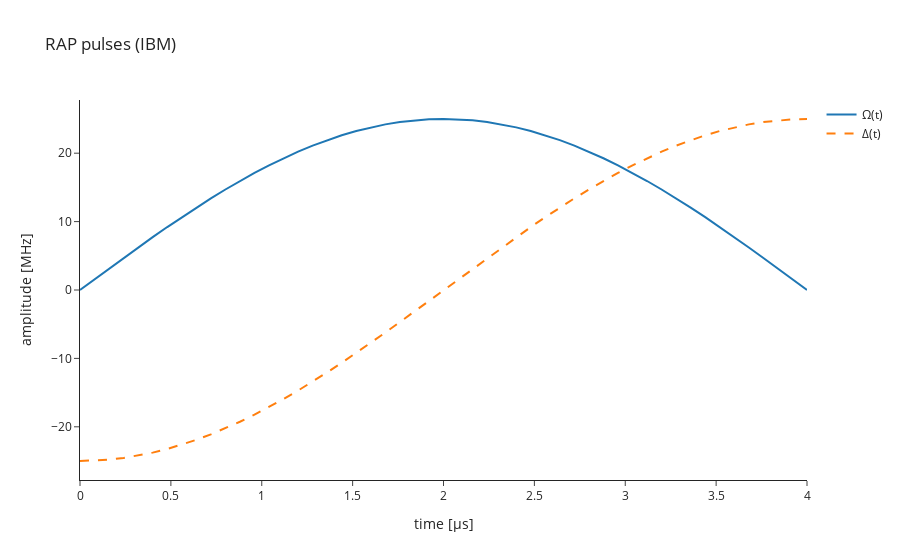
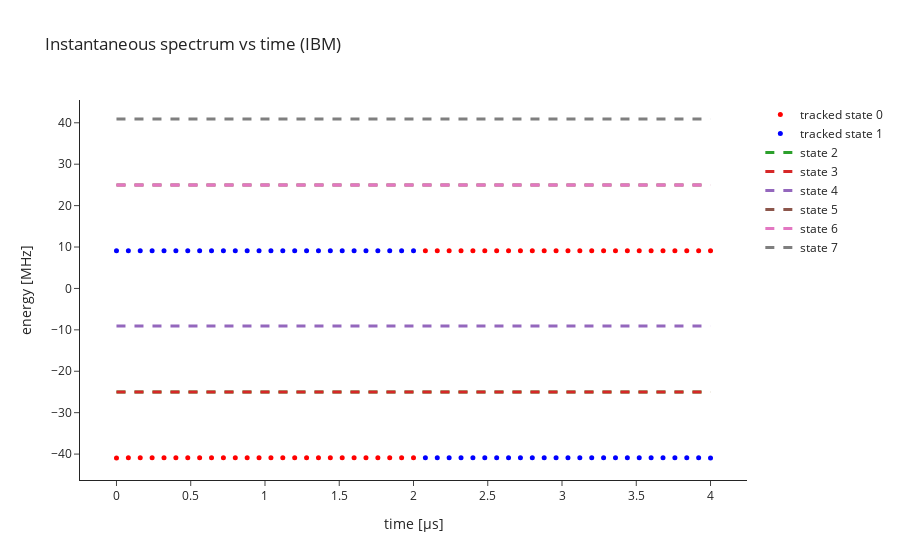

Here is the notebook cell these charts were saved with, in order:
### Code cell
energies = track_code_eigs(t_list, pc_thresh=0.1)
    
# --------------------------
# Plot with Plotly (kept your style; kaleido optional)
# --------------------------

# Pulses
omega_vals = [omega_t(t) for t in t_list]
delta_vals = [delta_t(t) for t in t_list]

# Convert to nice plot units
t_plot   = t_list * params["to_time_units"]
w_plot   = np.array(omega_vals) * params["to_freq_units"]
d_plot   = np.array(delta_vals) * params["to_freq_units"]

os.makedirs('pngs', exist_ok=True)

fig = go.Figure()
fig.add_trace(go.Scatter(x=t_plot, y=w_plot, mode='lines', name='Ω(t)'))
fig.add_trace(go.Scatter(x=t_plot, y=d_plot, mode='lines', name='Δ(t)', line=dict(dash='dash')))
fig.update_layout(
    title=f"RAP pulses ({PLATFORM.upper()})",
    xaxis_title=params["time_unit_label"],
    yaxis_title="amplitude [MHz]",
    template="simple_white"
)
try:
    fig.write_image('pngs/omega_delta.png', scale=2, width=800, height=500)
except Exception as e:
    pass
fig.show()

# Spectrum figure
fig2 = go.Figure()
colors_main = ['red', 'blue']
for i, e_list in energies.items():
    e_plot = np.array(e_list) * params["to_freq_units"]
    if i < 2:
        fig2.add_trace(go.Scatter(x=t_plot, y=e_plot, mode='markers',
                      marker=dict(size=5, color=colors_main[i%2]),
                      name=f"tracked state {i}"))
    else:
        fig2.add_trace(go.Scatter(x=t_plot, y=e_plot, mode='lines',
                                  line=dict(width=3, dash='dash'),
                                  name=f"state {i}"))
fig2.update_layout(
    title=f"Instantaneous spectrum vs time ({PLATFORM.upper()})",
    xaxis_title=params["time_unit_label"],
    yaxis_title=params["energy_unit_label"],
    template="simple_white",
    legend_title=""
)
# try:
#     fig2.write_image('pngs/spectrum.png', scale=2, width=900, height=600)
# except Exception as e:
#     pass
fig2.show()
